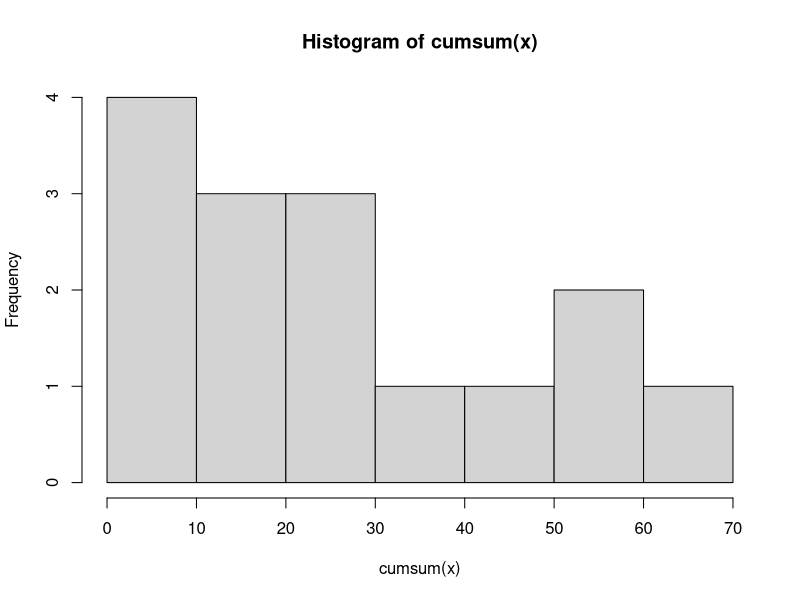

Reproduce this figure in R.
# Practica_2 --------------------------------------------------------------

# 1 Construir el vector 1 a 5 y llamarlo a
# 2 Construir el vector 1 a 10 y almacenarlo en la variable b
# 3 Efectuar a + b, a - b y a * b, ¿están bien definidos? ¿por qué?
# 4 Construir el vector x concatenando a y b
# 5 Revertir el orden de x y almacenarlos en la variable y
# 6 Mostrar los elementos únicos de x
# 7 Mostrar los suma acumulativa de x y su respectivo histograma
# 8 Estimar la media, varianza y desviación estándar de y

# Parte I -----------------------------------------------------------------

a <- 1:5

# Parte II -----------------------------------------------------------------

b <- 1:10

# Parte III -----------------------------------------------------------------

a+b 
a-b 
a*b 

# No esta bien definido pero R resuelve este problema utilizando repeticiones
# para que se pueda efetuar la operacion

# Parte IV -----------------------------------------------------------------

x <- c(a,b)

# Parte V -----------------------------------------------------------------

y <- rev(x)

# Parte VI -----------------------------------------------------------------

unique(x)

# Parte VII -----------------------------------------------------------------

hist(cumsum(x))

# Parte VIII -----------------------------------------------------------------

mean(y)
var(y)
sd(y)
